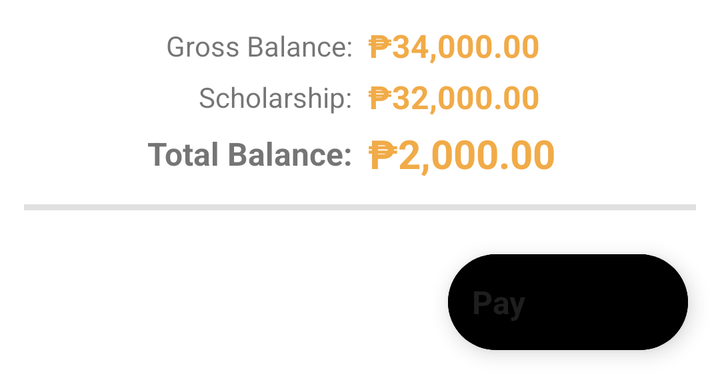
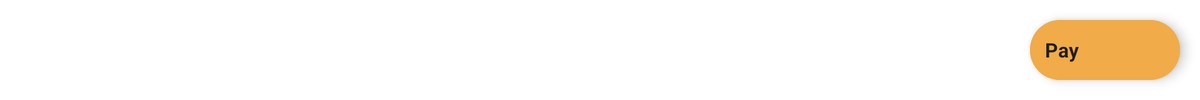

The same Android screen from two of the app's own layout files: first res/layout/ as a phone draws it, then the repository's variant for another configuration, drawn on a device whose configuration selects that folder. Both files follow.
<!-- AndroidManifest.xml: application theme Theme.ARIS -->
<!-- res/layout/fragment_balance_list.xml -->
<?xml version="1.0" encoding="utf-8"?>
<androidx.coordinatorlayout.widget.CoordinatorLayout xmlns:android="http://schemas.android.com/apk/res/android"
    xmlns:app="http://schemas.android.com/apk/res-auto"
    xmlns:tools="http://schemas.android.com/tools"
    android:layout_width="match_parent"
    android:layout_height="wrap_content"
    tools:context=".ui.balance.BalanceTabView">

    <LinearLayout
        android:layout_width="match_parent"
        android:layout_height="match_parent"
        android:orientation="vertical"
        android:paddingTop="8dp">

        <LinearLayout
            android:layout_width="match_parent"
            android:layout_height="wrap_content"
            android:layout_marginTop="4dp"
            android:gravity="center"
            android:orientation="horizontal">

            <com.google.android.material.textview.MaterialTextView
                android:layout_width="match_parent"
                android:layout_height="wrap_content"
                android:layout_marginHorizontal="4dp"
                android:layout_weight="1"
                android:text="Gross Balance:"
                android:textAlignment="viewEnd"
                android:textSize="14sp" />

            <com.google.android.material.textview.MaterialTextView
                android:layout_width="match_parent"
                android:layout_height="wrap_content"
                android:layout_marginHorizontal="4dp"
                android:layout_weight="1"
                android:text="₱34,000.00"
                android:textAlignment="viewStart"
                android:textColor="@color/primary"
                android:textSize="16sp"
                android:textStyle="bold" />
        </LinearLayout>

        <LinearLayout
            android:layout_width="match_parent"
            android:layout_height="wrap_content"
            android:layout_marginTop="4dp"
            android:gravity="center"
            android:orientation="horizontal">

            <com.google.android.material.textview.MaterialTextView
                android:layout_width="match_parent"
                android:layout_height="wrap_content"
                android:layout_marginHorizontal="4dp"
                android:layout_weight="1"
                android:text="Scholarship:"
                android:textAlignment="viewEnd"
                android:textSize="14sp" />

            <com.google.android.material.textview.MaterialTextView
                android:layout_width="match_parent"
                android:layout_height="wrap_content"
                android:layout_marginHorizontal="4dp"
                android:layout_weight="1"
                android:text="₱32,000.00"
                android:textAlignment="viewStart"
                android:textColor="@color/primary"
                android:textSize="16sp"
                android:textStyle="bold" />
        </LinearLayout>


        <LinearLayout
            android:layout_width="match_parent"
            android:layout_height="wrap_content"
            android:layout_marginTop="4dp"
            android:gravity="center"
            android:orientation="horizontal">

            <com.google.android.material.textview.MaterialTextView
                android:layout_width="match_parent"
                android:layout_height="wrap_content"
                android:layout_marginHorizontal="4dp"
                android:layout_weight="1"
                android:text="Total Balance:"
                android:textAlignment="viewEnd"
                android:textSize="16sp"
                android:textStyle="bold" />

            <com.google.android.material.textview.MaterialTextView
                android:layout_width="match_parent"
                android:layout_height="wrap_content"
                android:layout_marginHorizontal="4dp"
                android:layout_weight="1"
                android:text="₱2,000.00"
                android:textAlignment="viewStart"
                android:textColor="@color/primary"
                android:textSize="20sp"
                android:textStyle="bold" />
        </LinearLayout>

        <View
            android:layout_width="match_parent"
            android:layout_height="3dp"
            android:layout_marginStart="12dp"
            android:layout_marginTop="12dp"
            android:layout_marginEnd="12dp"
            android:layout_marginBottom="2dp"
            android:background="?android:attr/listDivider" />

        <androidx.core.widget.NestedScrollView
            android:layout_width="match_parent"
            android:layout_height="wrap_content"
            android:layout_marginTop="4dp">

            <androidx.recyclerview.widget.RecyclerView
                android:id="@+id/balance_list"
                android:layout_width="match_parent"
                android:layout_height="wrap_content"
                android:clipToPadding="false"
                android:fillViewport="true"
                android:paddingTop="2dp"
                android:paddingBottom="78dp"
                app:layoutManager="LinearLayoutManager"
                tools:ignore="InconsistentLayout"
                tools:listitem="@layout/component_card_balance" />

        </androidx.core.widget.NestedScrollView>

    </LinearLayout>

    <com.google.android.material.floatingactionbutton.ExtendedFloatingActionButton
        android:id="@+id/balance_pay_fab"
        style="@style/Widget.Material3.FloatingActionButton.Primary"
        android:layout_width="wrap_content"
        android:layout_height="wrap_content"
        android:layout_gravity="bottom|end"
        android:layout_margin="16dp"
        android:backgroundTint="@color/primary_light"
        android:text="Pay"
        android:textColor="@color/black_matte"
        android:textSize="16sp"
        android:textStyle="bold"
        app:icon="@drawable/ic_baseline_payment_24"
        app:iconPadding="6dp"
        app:iconTint="@color/black_matte"
        tools:ignore="HardcodedText" />

</androidx.coordinatorlayout.widget.CoordinatorLayout>
<!-- res/layout/component_card_balance.xml (included above) -->
<?xml version="1.0" encoding="utf-8"?>
<com.google.android.material.card.MaterialCardView xmlns:android="http://schemas.android.com/apk/res/android"
    xmlns:app="http://schemas.android.com/apk/res-auto"
    style="@style/Widget.Material3.CardView.Elevated"
    android:layout_width="match_parent"
    android:layout_height="wrap_content"
    android:layout_marginHorizontal="12dp"
    android:layout_marginVertical="4dp"
    app:contentPadding="12dp">

    <LinearLayout
        android:layout_width="match_parent"
        android:layout_height="match_parent"
        android:orientation="vertical">

        <LinearLayout
            android:layout_width="match_parent"
            android:layout_height="match_parent"
            android:baselineAligned="false"
            android:gravity="center"
            android:orientation="horizontal">

            <LinearLayout
                android:layout_width="match_parent"
                android:layout_height="wrap_content"
                android:layout_weight="1"
                android:orientation="vertical">

                <com.google.android.material.textview.MaterialTextView
                    android:id="@+id/balance_term"
                    android:layout_width="wrap_content"
                    android:layout_height="wrap_content"
                    android:singleLine="true"
                    android:text="Downpayment"
                    android:textAllCaps="false"
                    android:textColor="@color/primary"
                    android:textSize="16sp"
                    android:textStyle="bold" />

                <com.google.android.material.textview.MaterialTextView
                    android:id="@+id/balance_payment_type"
                    android:layout_width="match_parent"
                    android:layout_height="wrap_content"
                    android:textStyle="italic"
                    android:visibility="gone" />
            </LinearLayout>

            <LinearLayout
                android:layout_width="match_parent"
                android:layout_height="wrap_content"
                android:layout_weight="1"
                android:gravity="end"
                android:orientation="vertical">

                <com.google.android.material.textview.MaterialTextView
                    android:id="@+id/balance_receipt"
                    android:layout_width="wrap_content"
                    android:layout_height="wrap_content"
                    android:text="OR#. 38420984"
                    android:textAlignment="viewEnd" />

                <com.google.android.material.textview.MaterialTextView
                    android:id="@+id/balance_date"
                    android:layout_width="match_parent"
                    android:layout_height="wrap_content"
                    android:text="Date: 04/15/2022"
                    android:textAlignment="viewEnd" />
            </LinearLayout>

        </LinearLayout>

        <View
            android:layout_width="match_parent"
            android:layout_height="2dp"
            android:layout_marginVertical="8dp"
            android:layout_weight="1"
            android:background="?android:attr/listDivider" />

        <LinearLayout
            android:layout_width="match_parent"
            android:layout_height="match_parent"
            android:baselineAligned="false"
            android:gravity="end"
            android:orientation="horizontal">

            <LinearLayout
                android:layout_width="match_parent"
                android:layout_height="match_parent"
                android:layout_weight="1"
                android:gravity="start"
                android:orientation="vertical">

                <com.google.android.material.textview.MaterialTextView
                    android:layout_width="wrap_content"
                    android:layout_height="wrap_content"
                    android:text="Amount"
                    android:textSize="14sp" />

                <com.google.android.material.textview.MaterialTextView
                    android:layout_width="wrap_content"
                    android:layout_height="wrap_content"
                    android:text="Paid"
                    android:textSize="14sp" />

            </LinearLayout>

            <LinearLayout
                android:layout_width="match_parent"
                android:layout_height="match_parent"
                android:layout_weight="3"
                android:gravity="end"
                android:orientation="vertical">

                <com.google.android.material.textview.MaterialTextView
                    android:id="@+id/balance_amount"
                    android:layout_width="match_parent"
                    android:layout_height="wrap_content"
                    android:text="₱3,500.00"
                    android:textAlignment="viewEnd"
                    android:textSize="14sp" />

                <com.google.android.material.textview.MaterialTextView
                    android:id="@+id/balance_paid"
                    android:layout_width="match_parent"
                    android:layout_height="wrap_content"
                    android:text="₱0.00"
                    android:textAlignment="viewEnd"
                    android:textSize="14sp" />
            </LinearLayout>
        </LinearLayout>

        <View
            android:layout_width="match_parent"
            android:layout_height="1dp"
            android:layout_marginVertical="6dp"
            android:layout_weight="1"
            android:background="?android:attr/listDivider" />

        <LinearLayout
            android:layout_width="match_parent"
            android:layout_height="match_parent"
            android:orientation="horizontal">

            <com.google.android.material.textview.MaterialTextView
                android:layout_width="wrap_content"
                android:layout_height="wrap_content"
                android:layout_weight="1"
                android:text="Remaining."
                android:textColor="@color/primary"
                android:textSize="16sp"
                android:textStyle="bold" />

            <com.google.android.material.textview.MaterialTextView
                android:id="@+id/balance_remaining"
                android:layout_width="wrap_content"
                android:layout_height="wrap_content"
                android:layout_weight="1"
                android:text="₱3,500.00"
                android:textAlignment="viewEnd"
                android:textColor="@color/primary"
                android:textSize="20sp"
                android:textStyle="bold" />
        </LinearLayout>

    </LinearLayout>

</com.google.android.material.card.MaterialCardView>
<!-- resources referenced by this layout -->
<resources>
  <color name="black_matte">#1E1E1E</color>
  <color name="primary">#F1AB48</color>
  <style name="Theme.ARIS" parent="Theme.MaterialComponents.DayNight.DarkActionBar">
          
          <item name="colorPrimary">@color/primary</item>
          <item name="colorPrimaryVariant">@color/primary_dark</item>
          <item name="colorOnPrimary">@color/white</item>
          <item name="colorOnSecondary">@color/black</item>
          <item name="android:statusBarColor" tools:targetApi="l">@color/primary</item>
      </style>
  <color name="primary_dark">#CA8F3C</color>
  <color name="white">#FFFFFFFF</color>
  <color name="black">#FF000000</color>
</resources>
<!-- res/layout-w936dp/fragment_balance_list.xml (the repository's variant of the layout above) -->
<!-- drawn on a 7-inch tablet turned sideways -->
<?xml version="1.0" encoding="utf-8"?>
<androidx.coordinatorlayout.widget.CoordinatorLayout xmlns:android="http://schemas.android.com/apk/res/android"
    xmlns:app="http://schemas.android.com/apk/res-auto"
    xmlns:tools="http://schemas.android.com/tools"
    android:layout_width="match_parent"
    android:layout_height="wrap_content"
    tools:context=".ui.balance.BalanceTabView">

    <androidx.core.widget.NestedScrollView
        android:layout_width="match_parent"
        android:layout_height="wrap_content"
        android:layout_marginHorizontal="8dp">


        <androidx.recyclerview.widget.RecyclerView
            android:id="@+id/balance_grid"
            android:layout_width="match_parent"
            android:layout_height="wrap_content"
            android:fillViewport="true"
            app:layoutManager="LinearLayoutManager"
            tools:listitem="@layout/component_card_balance" />


    </androidx.core.widget.NestedScrollView>

    <com.google.android.material.floatingactionbutton.ExtendedFloatingActionButton
        android:id="@+id/balance_pay_fab"
        style="@style/Widget.Material3.FloatingActionButton.Primary"
        android:layout_width="wrap_content"
        android:layout_height="wrap_content"
        android:layout_gravity="bottom|end"
        android:layout_margin="16dp"
        android:backgroundTint="@color/primary"
        android:text="Pay"
        android:textColor="@color/black_matte"
        android:textSize="16sp"
        android:textStyle="bold"
        app:icon="@drawable/ic_baseline_payment_24"
        app:iconPadding="6dp"
        app:iconTint="@color/black_matte"
        tools:ignore="HardcodedText" />

</androidx.coordinatorlayout.widget.CoordinatorLayout>
